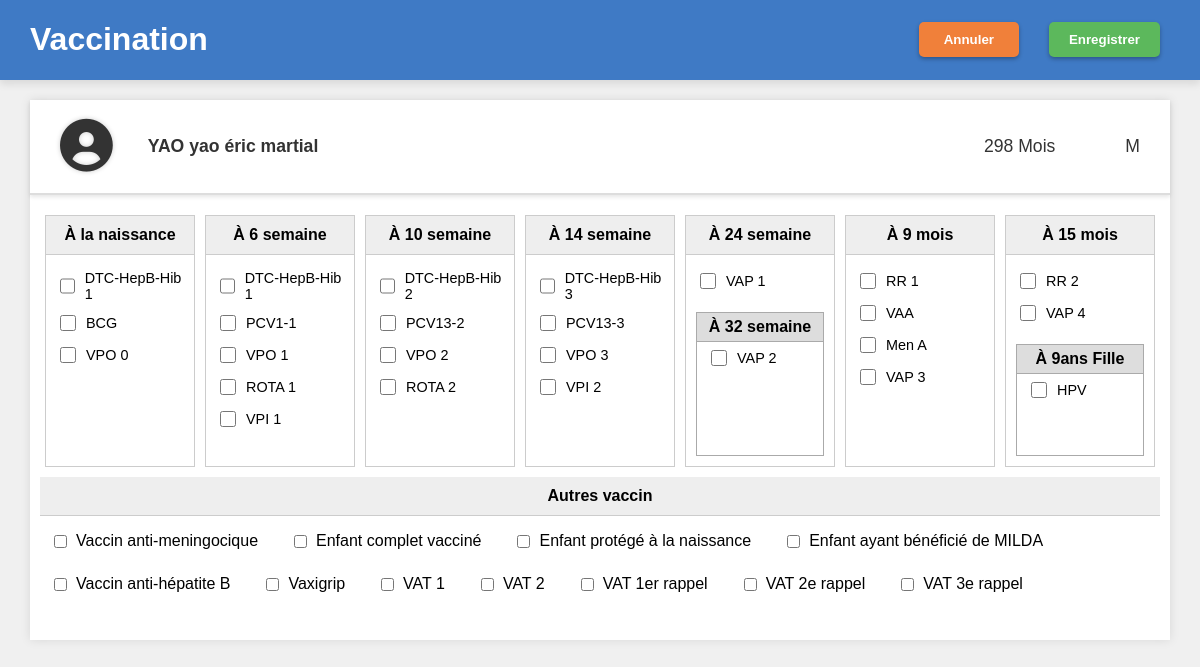
The page /vaccination/1/ on the database its author committed.
### patient/models.py (models this page shows, shortened)
class Patient(models.Model):
    nom = models.CharField(max_length=100)
    prenom = models.CharField(max_length=300)
    date_naissance = models.DateField()
    sexe = models.CharField(max_length=10)
    nom_parent= models.CharField(max_length=100)
    quartier = models.CharField(max_length=100)
    telephone = models.CharField(max_length=20, blank=True, null=True)
    @property
    def age(self):
        today = date.today()
        return (today.year - self.date_naissance.year) * 12 + today.month - self.date_naissance.month

### patient/views.py (the view)
# urls.py: path('vaccination/<int:patient_id>/', views.vaccination, name="vaccination"),
def vaccination(request, patient_id):
    patient = get_object_or_404(Patient, id=patient_id)
    return render(request, 'patient/vaccination.html', {"patient": patient})

### patient/context_processors.py (called while the page is built)
def today(request):
    return {"today": date.today()}

### patient/templates/patient/vaccination.html (shortened to what this page needs)
<!DOCTYPE html>
<html lang="fr">
  {% load static %}
<head>
    <link rel="stylesheet" href="{% static 'patient/style.css' %}">
    <link rel="stylesheet" href="https://cdnjs.cloudflare.com/ajax/libs/font-awesome/6.0.0-beta3/css/all.min.css">
</head>
<body class="vaccin-body">
    <div class="header-bar-vaccin">
        <h1>Vaccination</h1>
        <div class="header-buttons">
            <button class="btn btn-annuler">Annuler</button>
            <button class="btn btn-enregistrer" type="submit" form="formVaccin">Enregistrer</button>
        </div>
    </div>
    <div class="main-container-vaccin">
        <div class="patient-info-box">
            <div class="patient-details">
                <i class="fas fa-user-circle profile-icon"></i>
                <span class="patient-name">{{patient.nom}} {{patient.prenom}}</span>
                <span class="patient-age">{{patient.age}} Mois</span>
                <span class="patient-sex">{{patient.sexe}}</span>
            </div>
        </div>
        <form method="post" action="{% url 'enregistrement_vaccin' patient.id %}" id="formVaccin">
          <div class="vaccination-grid">
            <div class="vaccin-column">
              <div class="column-header">À la naissance</div>
              <div class="vaccin-item"><input type="checkbox" name="vaccins" id="v_dtch_0" value="DTC_HepB_Hib_1"><label for="v_dtch_0">DTC-HepB-Hib 1</label></div>
              <div class="vaccin-item"><input type="checkbox" name="vaccins" id="v_bcg" value="BCG"><label for="v_bcg">BCG</label></div>
              <div class="vaccin-item"><input type="checkbox" name="vaccins" id="v_vpo0" value="VPO0"><label for="v_vpo0">VPO 0</label></div>
            </div>
            <div class="vaccin-column">
              <div class="column-header">À 6 semaine</div>
              <div class="vaccin-item"><input type="checkbox" name="vaccins" id="v_dtch_1" value="DTC_HepB_Hib_1"><label for="v_dtch_1">DTC-HepB-Hib 1</label></div>
              <div class="vaccin-item"><input type="checkbox" name="vaccins" id="v_pcv1" value="PCV1"><label for="v_pcv1">PCV1-1</label></div>
              <div class="vaccin-item"><input type="checkbox" name="vaccins" id="v_vpo1" value="VPO1"><label for="v_vpo1">VPO 1</label></div>
              <div class="vaccin-item"><input type="checkbox" name="vaccins" id="v_rota1" value="ROTA1"><label for="v_rota1">ROTA 1</label></div>
              <div class="vaccin-item"><input type="checkbox" name="vaccins" id="v_vpi1" value="VPI1"><label for="v_vpi1">VPI 1</label></div>
            </div>
            <div class="vaccin-column">
              <div class="column-header">À 10 semaine</div>
              <div class="vaccin-item"><input type="checkbox" name="vaccins" id="v_dtch_2" value="DTC_HepB_Hib_2"><label for="v_dtch_2">DTC-HepB-Hib 2</label></div>
              <div class="vaccin-item"><input type="checkbox" name="vaccins" id="v_pcv2" value="PCV2"><label for="v_pcv2">PCV13-2</label></div>
              <div class="vaccin-item"><input type="checkbox" name="vaccins" id="v_vpo2" value="VPO2"><label for="v_vpo2">VPO 2</label></div>
              <div class="vaccin-item"><input type="checkbox" name="vaccins" id="v_rota2" value="ROTA2"><label for="v_rota2">ROTA 2</label></div>
            </div>
            <div class="vaccin-column">
              <div class="column-header">À 14 semaine</div>
              <div class="vaccin-item"><input type="checkbox" name="vaccins" id="v_dtch_3" value="DTC_HepB_Hib_3"><label for="v_dtch_3">DTC-HepB-Hib 3</label></div>
              <div class="vaccin-item"><input type="checkbox" name="vaccins" id="v_pcv3" value="PCV3"><label for="v_pcv3">PCV13-3</label></div>
              <div class="vaccin-item"><input type="checkbox" name="vaccins" id="v_vpo3" value="VPO3"><label for="v_vpo3">VPO 3</label></div>
              <div class="vaccin-item"><input type="checkbox" name="vaccins" id="v_vpi2" value="VPI2"><label for="v_vpi2">VPI 2</label></div>
            </div>
            <div class="vaccin-column complex-column">
              <div class="column-header">À 24 semaine</div>
              <div class="vaccin-item"><input type="checkbox" name="vaccins" id="v_vap1" value="VAP1"><label for="v_vap1">VAP 1</label></div>
              <div class="vaccin-sub-box">
                <div class="sub-header">À 32 semaine</div>
                <div class="vaccin-item"><input type="checkbox" name="vaccins" id="v_vap2" value="VAP2"><label for="v_vap2">VAP 2</label></div>
              </div>
            </div>
            <div class="vaccin-column">
              <div class="column-header">À 9 mois</div>
              <div class="vaccin-item"><input type="checkbox" name="vaccins" id="v_rr1" value="RR1"><label for="v_rr1">RR 1</label></div>
              <div class="vaccin-item"><input type="checkbox" name="vaccins" id="v_vaa" value="VAA"><label for="v_vaa">VAA</label></div>
              <div class="vaccin-item"><input type="checkbox" name="vaccins" id="v_mena" value="MenA"><label for="v_mena">Men A</label></div>
              <div class="vaccin-item"><input type="checkbox" name="vaccins" id="v_vap3" value="VAP3"><label for="v_vap3">VAP 3</label></div>
            </div>
            <div class="vaccin-column complex-column">
              <div class="column-header">À 15 mois</div>
              <div class="vaccin-item"><input type="checkbox" name="vaccins" id="v_rr2" value="RR2"><label for="v_rr2">RR 2</label></div>
              <div class="vaccin-item"><input type="checkbox" name="vaccins" id="v_vap4" value="VAP4"><label for="v_vap4">VAP 4</label></div>
              <div class="vaccin-sub-box">
                <div class="sub-header">À 9ans Fille</div>
                <div class="vaccin-item"><input type="checkbox" name="vaccins" id="v_hpv" value="HPV"><label for="v_hpv">HPV</label></div>
              </div>
            </div>
            </div>
            <div class="autre-vaccin-column">
              <div class="column-header">Autres vaccin</div>
              <div class="vaccin-items-container">
                <div class="vaccin-item-autre"><input type="checkbox" name="vaccins" id="v_vam" value="vam"><label for="v_vam">Vaccin anti-meningocique</label></div>
                <div class="vaccin-item-autre"><input type="checkbox" name="vaccins" id="v_ecv" value="ecv"><label for="v_ecv">Enfant complet vacciné</label></div>
                <div class="vaccin-item-autre"><input type="checkbox" name="vaccins" id="v_epn" value="epn"><label for="v_epn">Enfant protégé à la naissance</label></div>
                <div class="vaccin-item-autre"><input type="checkbox" name="vaccins" id="v_eabmilda" value="eabmilda"><label for="v_eabmilda">Enfant ayant bénéficié de MILDA</label></div>
                <div class="vaccin-item-autre"><input type="checkbox" name="vaccins" id="v_ahb" value="ahb"><label for="v_ahb">Vaccin anti-hépatite B</label></div>
                <div class="vaccin-item-autre"><input type="checkbox" name="vaccins" id="v_vaxigrip" value="vaxigrip"><label for="v_vaxigrip">Vaxigrip</label></div>
                <div class="vaccin-item-autre"><input type="checkbox" name="vaccins" id="v_vat1" value="vat1"><label for="v_vat1">VAT 1</label></div>
                <div class="vaccin-item-autre"><input type="checkbox" name="vaccins" id="v_vat2" value="vat2"><label for="v_vat2">VAT 2</label></div>
                <div class="vaccin-item-autre"><input type="checkbox" name="vaccins" id="v_vatrap1" value="vatrap1"><label for="v_vatrap1">VAT 1er rappel</label></div>
                <div class="vaccin-item-autre"><input type="checkbox" name="vaccins" id="v_vatrap2" value="vatrap2"><label for="v_vatrap2">VAT 2e rappel</label></div>
                <div class="vaccin-item-autre"><input type="checkbox" name="vaccins" id="v_vatrap3" value="vatrap3"><label for="v_vatrap3">VAT 3e rappel</label></div>
              </div>
            </div>
          </div>
    </body>
</html>

### patient/static/patient/style.css (style rules this page uses)
input::placeholder { color: rgba(15, 13, 13, 0.7); }
.patient-info-box { padding: 20px 30px; border-bottom: 2px solid #ddd; box-shadow: 0 2px 4px rgba(0, 0, 0, 0.1); }
.patient-details { display: flex; align-items: center; font-size: 1.2em; font-weight: bold; color: #333; }
.profile-icon { font-size: 3em; margin-right: 15px; color: #333; text-shadow: 0 0 5px rgba(0, 0, 0, 0.2); }
.patient-name { flex-grow: 1; }
.patient-age, .patient-sex { margin-left: 50px; font-weight: normal; }
.btn { padding: 10px 25px; margin: 0 10px; border: none; border-radius: 5px; font-weight: bold; cursor: pointer; transition: all 0.3s; min-width: 100px; }
.patient-name { font-weight: 600; font-size: 1.1rem; }
.vaccin-body { font-family: Arial, sans-serif; background-color: #f0f0f0; margin: 0; padding: 0; }
.main-container-vaccin { width: 95%; max-width: 1400px; margin: 20px auto; background-color: white; box-shadow: 0 0 10px rgba(0, 0, 0, 0.1); padding-bottom: 30px; }
.header-bar-vaccin { background-color: #3f7ac5; color: white; padding: 0px 30px; display: flex; justify-content: space-between; align-items: center; box-shadow: 0 4px 8px rgba(0, 0, 0, 0.1); }
.header-buttons .btn { padding: 10px 20px; margin-left: 10px; border: none; border-radius: 5px; font-weight: bold; cursor: pointer; color: white; box-shadow: 0 2px 4px rgba(0, 0, 0, 0.3); }
.btn-annuler { background-color: #f0803a; }
.btn-enregistrer { background-color: #5cb85c; }
.patient-info-box { padding: 20px 30px; border-bottom: 2px solid #ddd; box-shadow: 0 2px 4px rgba(0, 0, 0, 0.1); margin-bottom: 20px; }
.profile-icon { font-size: 3em; margin-right: 15px; color: #333; }
.vaccination-grid { display: grid; grid-template-columns: repeat(7, 1fr); padding: 0 15px; gap: 10px; }
.vaccin-column { border: 1px solid #ccc; padding: 0; display: flex; flex-direction: column; min-height: 250px; }
.column-header { background-color: #eee; padding: 10px 5px; font-weight: bold; text-align: center; border-bottom: 1px solid #ccc; margin-bottom: 10px; }
.vaccin-item { padding: 5px 10px; display: flex; align-items: center; }
.vaccin-item input[type="checkbox"] { margin-right: 10px; width: 16px; height: 16px; }
.vaccin-item label { font-size: 0.9em; }
.complex-column { justify-content: flex-start; }
.vaccin-sub-box { border: 1px solid #aaa; margin: 15px 10px 10px; flex-grow: 1; }
.vaccin-sub-box .sub-header { background-color: #ddd; padding: 5px; font-weight: bold; text-align: center; border-bottom: 1px solid #aaa; }
.autre-vaccin-column { padding: 10px; }
.autre-vaccin-column .column-header { background-color: #eee; padding: 10px 5px; font-weight: bold; text-align: center; border-bottom: 1px solid #ccc; margin-bottom: 10px; }
.vaccin-items-container { display: flex; flex-wrap: wrap; gap: 12px; justify-content: flex-start; }
.vaccin-item-autre { display: flex; align-items: center; gap: 6px; padding: 6px 10px; white-space: nowrap; }
.header-buttons { display: flex; gap: 10px; }
.btn { border: none; padding: 8px 16px; border-radius: 20px; color: #fff; font-weight: bold; cursor: pointer; }
.patient-details { display: flex; gap: 20px; font-size: 1.1rem; }
:root { color-scheme: light dark; }

### rows shown on the page
Patient: nom "YAO", prenom "yao éric martial", age "298", sexe "M"
